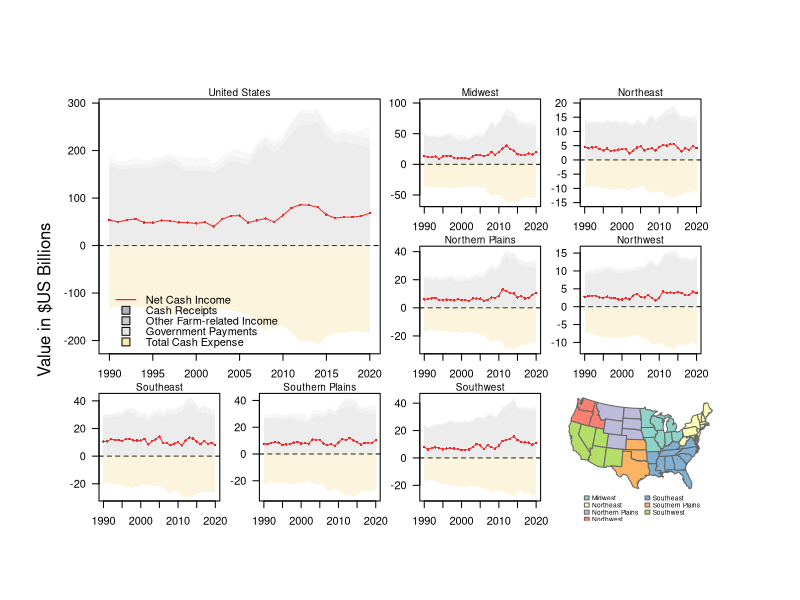

Generate this figure with R:
# =============================================================
# AEM 6850: farm income by USDA climate hub region (multi-panel polygon plots and a US map, exported as png)
# Zachary Serby
# -------------------------------------------------------------
# =============================================================

# Load libraries
library("maps")

# -------------------------------------------------------------
# 1. Let's import some data
# -------------------------------------------------------------

# Importing Midwest Income data
data <- read.csv("ers_farm_inc_climate_hubs.csv", stringsAsFactors=F) # point to where the file is
data2 <- data

# Cleaning the data
head(data2)
data2$value <- data2$value / 1e9

# Clean data for United States by aggregating
United_States <- aggregate(value ~ year + variable, data = data2, FUN = sum, na.rm = TRUE)
# Add name_region column
United_States$name_region <- "United States"
# Combine with original dataset
data2 <- rbind(data2, United_States)

# Save PNG
png("farm_income_by_region.png", 
    width = 760*4, height = 528*4, res = 100*4)

# -------------------------------------------------------------
# 2. Create matrix layout for multi-panel plots
# -------------------------------------------------------------

# Multi panel plots:
# Create a "layout" matrix
par(mar=c(1.5,1.5,1.5,1.5), oma=c(6,6,6,6)) # add some outer margins
lmat <- matrix(c(1,1,2,3,1,1,4,5,6,7,8,9), nrow=3, byrow=T)
layout(lmat, widths=c(1,1,1,1), heights=c(1,1,1))

# -------------------------------------------------------------
# 3. Create plots for United States and Regions
# -------------------------------------------------------------

# Creating character string to list regions
regions <- c("United States", "Midwest", "Northeast", "Northern Plains", "Northwest", "Southeast", "Southern Plains", "Southwest")

# Creating loop to reiterate the process in Step (1)
for (x in regions) {
  
  # Retrieve x values, "year"
  years <- data2$year[data2$name_region == x & data2$variable == "Cash Receipts"]
  
  # Retrieve y values for each variable
  Net_Cash <- data2$value[data2$name_region == x & data2$variable == "Net Cash Income"]
  Cash_Receipts <- data2$value[data2$name_region == x & data2$variable == "Cash Receipts"]
  Other_Farm <- data2$value[data2$name_region == x & data2$variable == "Other Farm-related Income"]
  Government_Payments <- data2$value[data2$name_region == x & data2$variable == "Government Payments"]
  Total_Cash <- data2$value[data2$name_region == x & data2$variable == "Total Cash Expense"]
  
  # Stack Government Payments and Other Farm-related Income
  Other_Farm_Stack <- Cash_Receipts + Other_Farm
  Government_Payments_Stack <- Cash_Receipts + Other_Farm + Government_Payments
  
  # Sort years
  idx <- order(years)
  
  # Set y-axis bounds depending on each regions min and max
  ymin <- min(c(Net_Cash, Cash_Receipts, Other_Farm_Stack, Government_Payments_Stack, Total_Cash), na.rm = TRUE)
  ymax <- max(c(Net_Cash, Cash_Receipts, Other_Farm_Stack, Government_Payments_Stack, Total_Cash), na.rm = TRUE)
  
  # Increasing the y-axis range for Midwest and Northeast plots for the code that inputs manual tick marks below
  if (x == "Midwest") {
    ymin <- min(ymin, -50); ymax <- max(ymax, 100)
  } else if (x == "Northeast") {
    ymin <- min(ymin, -15); ymax <- max(ymax, 20)
  } 
  
  # Basic Plot for Net Cash Income
  plot(years[idx], Net_Cash[idx], type="l", col="red", ylim=c(ymin, ymax), xlab="", ylab="", yaxt="n")
  # Use if, else if statements to customize y-axis labels for different plots
  if (x == "Midwest") {
    axis(2, at = c(100, 50, 0, -50), las = 2)
  } else if (x == "Northern Plains") {
    axis(2, at = c(40, 20, 0, -20), las = 2)
  } else if (x == "Northeast") {
    axis(2, at = c(20, 15, 10, 5, 0, -5, -10, -15), las = 2)
  } else {
    axis(2, las = 2)  # default automatic ticks for other regions
  }
  # Add points
  points(years[idx], Net_Cash[idx], col="red", pch=16, cex=0.5)
  
  # Add Cash Receipts line
  lines(years[idx], Cash_Receipts[idx], lty=2, col="grey70", type="n")
  # Add Other Farm-related Income stacked line
  lines(years[idx], Other_Farm_Stack[idx], lty=2, col="grey80", type="n")
  # Add Government Payments stacked line
  lines(years[idx], Government_Payments_Stack[idx], lty=2, col="grey90", type="n")
  # Add Total Cash Expense line
  lines(years[idx], Total_Cash[idx], lty=2, col="#f4d47a", type="n")
  
  # Add horizontal abline
  abline(h=0, lty=2)
  
  # Shaded areas (polygons)
  # Cash Receipts polygon
  polygon(x=c(years[idx],rev(years[idx])), y = c(Cash_Receipts[idx], rev(rep(0, length(idx)))), 
          col = adjustcolor("grey70", alpha.f = 0.25), border=NA)
  # Other Farm-related Income Polygon
  polygon(x=c(years[idx],rev(years[idx])), y = c(Other_Farm_Stack[idx], rev(Cash_Receipts[idx])), 
          col = adjustcolor("grey80", alpha.f = 0.25), border=NA)
  # Government Payments Polygon
  polygon(x=c(years[idx],rev(years[idx])), y = c(Government_Payments_Stack[idx], rev(Other_Farm_Stack[idx])), 
          col = adjustcolor("grey90", alpha.f = 0.25), border=NA)
  # Total Cash Expense Polygon
  polygon(x=c(years[idx],rev(years[idx])), y = c(rep(0, length(idx)), rev(Total_Cash[idx])), 
          col = adjustcolor("#f4d47a", alpha.f = 0.25), border=NA)
  
  # Add some text outside
  mtext(x, side=3, line=0, cex=.6)
  
  # Add condition to add a legend only for the United States
  if (x == "United States") {
    # Add legend with black border squares and transparent background
    legend("bottomleft", c("Net Cash Income", "Cash Receipts", "Other Farm-related Income", "Government Payments", "Total Cash Expense"),
           col = c("red", "black", "black", "black", "black"),   # Borders and border/line colors
           lty = c(1, NA, NA, NA, NA),                           # Create line for Net Cash Income and none for others
           pch = c(NA, 22, 22, 22, 22),                         # Don't fill line but fill all boxes
           pt.bg = c(NA, "grey70", "grey80", "grey90", "#fce8b3"),
           pt.cex = 1.8, # Increase size of boxes
           cex = 1, # Decrease text size
           y.intersp = 0.8,
           inset = c(0.05, 0), 
           bty = "n")     
  }
}

# -------------------------------------------------------------
# 3. Create USA map
# -------------------------------------------------------------

# Create data set with regions and states
states_data <- data.frame(region=c(rep("Midwest", 8), rep("Northeast", 12), rep("Northern Plains", 6), rep("Northwest", 3), rep("Southeast", 11), rep("Southern Plains", 3), rep("Southwest", 5)),
                          state = c("illinois","indiana","iowa","michigan","minnesota","missouri","ohio","wisconsin",
                                    "connecticut","delaware","maine","maryland","massachusetts","new hampshire","new jersey","new york","pennsylvania","rhode island","vermont","west virginia",
                                    "colorado","montana","nebraska","north dakota","south dakota","wyoming",
                                    "idaho","oregon","washington",
                                    "alabama","arkansas","florida","georgia","kentucky","louisiana","mississippi","north carolina","south carolina","tennessee","virginia",
                                    "kansas","oklahoma","texas",
                                    "arizona","california","nevada","new mexico","utah"),stringsAsFactors = FALSE)

# Assign colors to each region
region_colors <- c("Midwest"="#8DD3C7", "Northeast"="#FFFDB3", "Northern Plains"="#BEBADA", "Northwest"="#FB8072", "Southeast"="#80B1D3", "Southern Plains"="#FDB462", "Southwest"="#B3DE68")

# Get state names from the map
statenames <- map("state", plot = FALSE)$names
# Remove everything after the state's name
state <- sub(":.*", "", statenames)
# Match colors and regions
colorsmatched <- region_colors[states_data$region[match(state, states_data$state)]]

# Adjust the margins for the USA map plot
par(mar = c(.6, .2, 0, .2))

# Draw map
map("state", col=colorsmatched, fill=TRUE, border="#666666", lty=1, lwd=1, ylim = c(20, 200), projection="polyconic")
legend("bottom", legend = names(region_colors), fill = region_colors, border="#666666", ncol=2, pt.cex = .8, cex = .6, x.intersp = 0.5, y.intersp = 0.9, xpd = TRUE, inset = c(0, -0.1), bty = "n")

# Add y-axis title
mtext("Value in $US Billions", side = 2, outer = TRUE, line = 2, cex = 1)

# Finish saving png, shut off display
dev.off()

sessionInfo()
